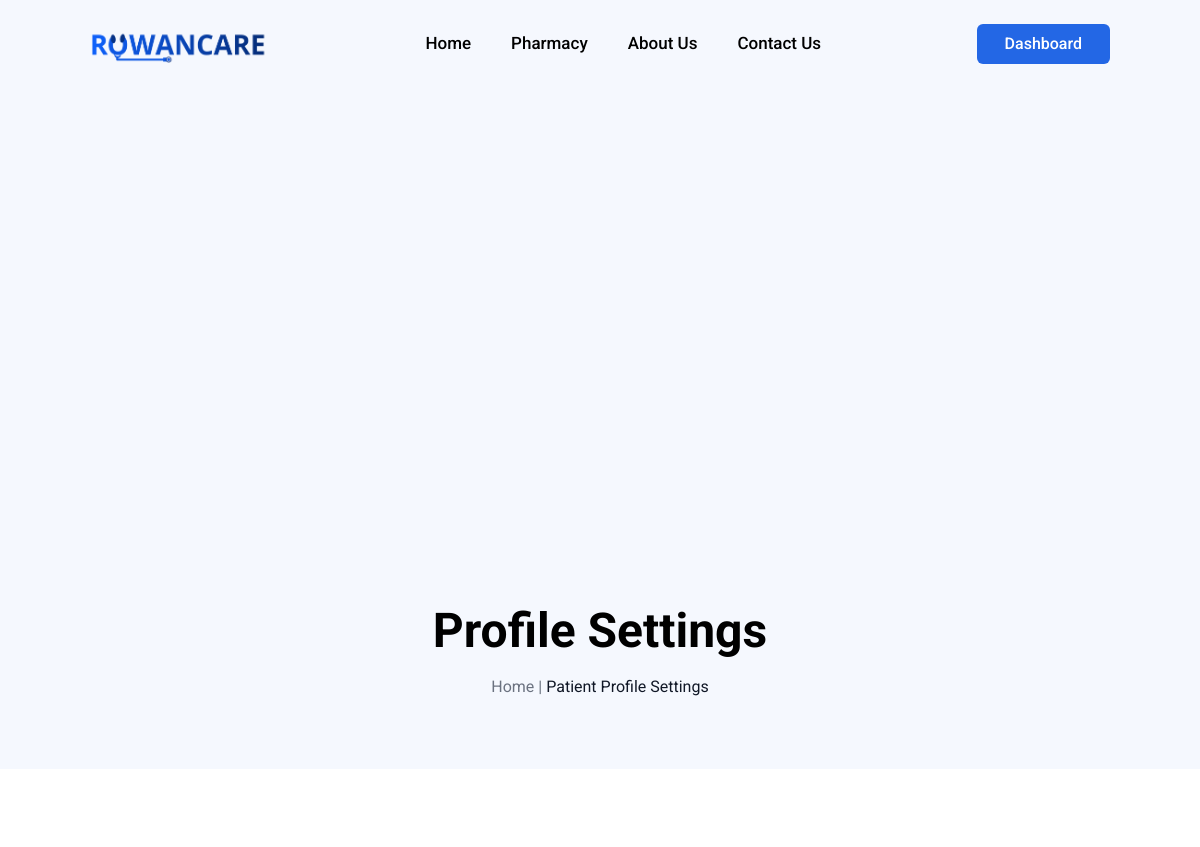
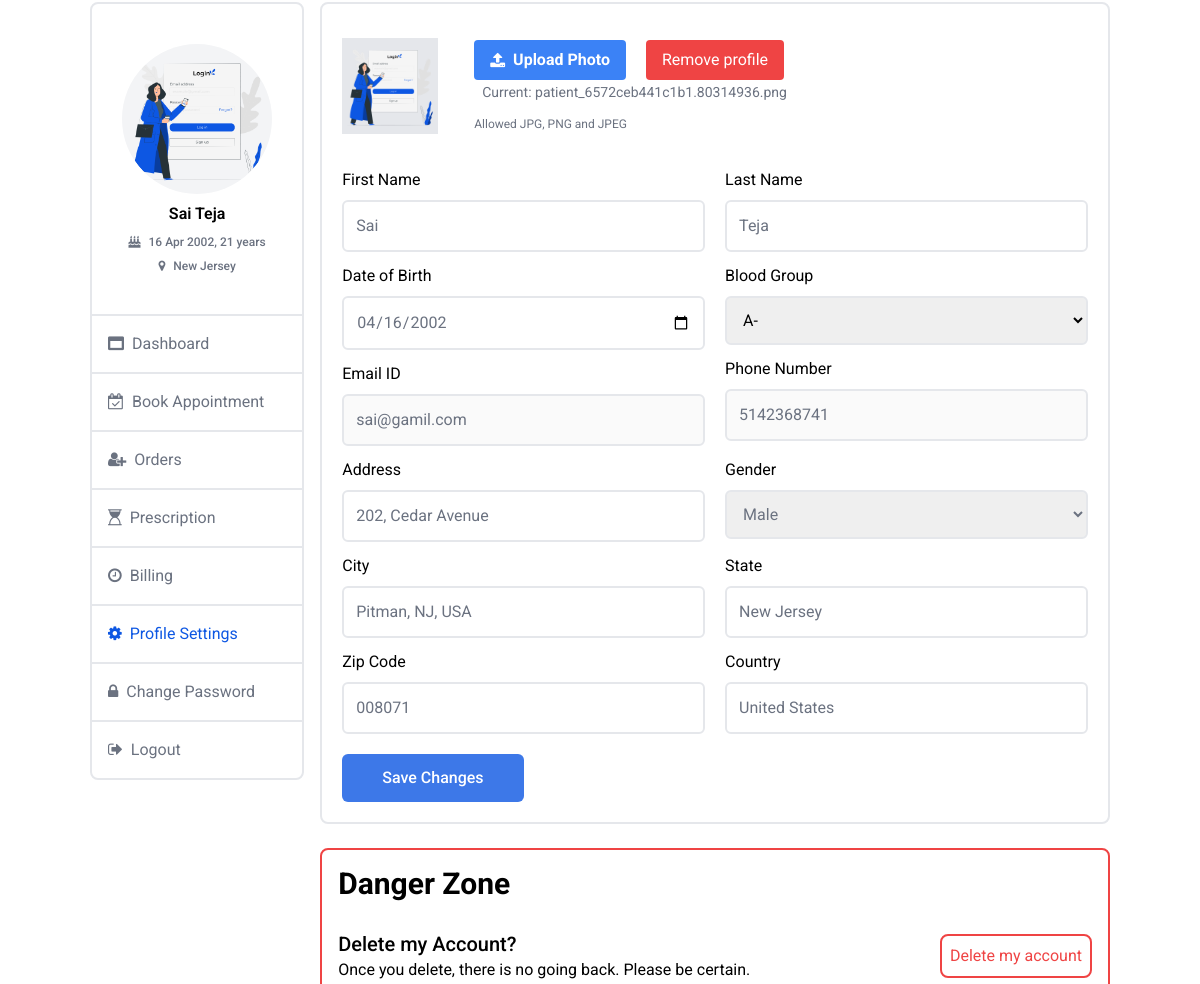
/patient-profile-settings.php (signed in), run on the app's committed database (2 pictures, top to bottom).
### tables this page shows
CREATE TABLE `patient_image_path` (
  `imageId` int NOT NULL AUTO_INCREMENT,
  `imagePath` varchar(225) DEFAULT NULL,
  `patientId` int NOT NULL,
  PRIMARY KEY (`imageId`),
  KEY `patientId` (`patientId`),
  CONSTRAINT `patient_image_path_ibfk_1` FOREIGN KEY (`patientId`) REFERENCES `patient` (`patientId`)
);

CREATE TABLE `patient` (
  `patientId` int NOT NULL AUTO_INCREMENT,
  `firstName` varchar(225) NOT NULL,
  `lastName` varchar(225) NOT NULL,
  `email` varchar(225) NOT NULL,
  `phoneNumber` varchar(20) NOT NULL,
  `dateOfBirth` date DEFAULT NULL,
  `gender` varchar(20) DEFAULT NULL,
  `bloodGroup` varchar(20) DEFAULT NULL,
  PRIMARY KEY (`patientId`)
);

CREATE TABLE `patient_address` (
  `addressId` int NOT NULL AUTO_INCREMENT,
  `city` varchar(50) DEFAULT NULL,
  `state` varchar(50) DEFAULT NULL,
  `country` varchar(50) DEFAULT NULL,
  `address` varchar(225) DEFAULT NULL,
  `zipcode` varchar(6) DEFAULT NULL,
  `patientId` int NOT NULL,
  PRIMARY KEY (`addressId`),
  KEY `patientId` (`patientId`),
  CONSTRAINT `patient_address_ibfk_1` FOREIGN KEY (`patientId`) REFERENCES `patient` (`patientId`)
);

### db_connection.php (called while the page is built, shortened)
<?php
function getUserData($conn, $userIdentifier, $userType)
{
    $sql = 'SELECT * FROM ' . $userType . " where email = ?";
    $stmt = $conn->prepare($sql);
    $stmt->bind_param("s", $userIdentifier);
    $stmt->execute();
    $result = $stmt->get_result();
    if ($result->num_rows > 0) {
        $userData = $result->fetch_assoc();
    } else {
        $userData = null;
    }
    return $userData;
}
function getAddress($conn, $userId, $userType)
{
    $sql = "SELECT * FROM $userType" . "_address" . " where $userType" . "Id" . " = ?";
    if ($stmt = $conn->prepare($sql)) {
        $stmt->bind_param("i", $userId);
        $stmt->execute();
        $result = $stmt->get_result()->fetch_assoc();
        return $result;
    }
    return [];
}
function getProfileImage($conn, $userId, $userType)
{
    $sql = "SELECT imagePath from $userType" . "_image_path" . " where $userType" . "Id" . " = ?";
    $stmt = $conn->prepare($sql);
    $stmt->bind_param("s", $userId);
    $stmt->execute();
    $results = $stmt->get_result()->fetch_assoc();
    return $results;
}

### components/getUserType.php (called while the page is built)
<?php
function getUserType()
{
    $urlPath = $_SERVER['REQUEST_URI'];
    $pathParts = explode("/", $urlPath);
    $desiredPath = "";
    foreach ($pathParts as $part) {
        if (strpos($part, 'doctor') !== false || strpos($part, 'patient') !== false) {
            $desiredPath = $part;
            break;
        }
    }
    $userType = "";
    $isLoading = true;
    if ($desiredPath !== "") {
        $userType = explode("-", $desiredPath)[0];
        $isLoading = false;
    } else {
        $isLoading = true;
    }
    return ["userType" => $userType, "isLoading" => $isLoading];
}

### patient-profile-settings.php (the view, shortened to what this page needs)
<?php
include 'db_connection.php';
require "constants/data.php";
require "components/getUserType.php";
require "components/functions.php";
$result = getUserType();
if (isset($_COOKIE['rowanCarepatient'])) {
    $userIdentifier = $_COOKIE['rowanCarepatient'];
    $userData = getUserData($conn, $userIdentifier, $result["userType"]);
    $profileImage = getProfileImage($conn, $userData['patientId'], userType: "patient");
    $patientAddress = getAddress($conn, $userData['patientId'], 'patient');
} else {
    header("Location: page-not-found.php");
    exit();
}
?>
<!DOCTYPE html>
<html lang="en">
<head>
    <?php
    require_once "components/header.php"
    ?>
</head>
<body>
    <?php
    require_once "components/navbar.php";
    ?>
    <?php
    require_once "components/banner.php";
    ?>
    <div class="w-[92%] md:w-[85%] mx-auto">
        <div class="grid grid-cols-1 md:grid-cols-9 my-20 gap-4">
            <?php
            require_once "components/dashboard-navigation.php";
            dashboardNavigation($conn, $userData, $patientDashboardNav, $color, $result['userType'], profileImage: $profileImage['imagePath'] ?? "");
            ?>
            <div class="col-span-9 md:col-span-7">
                <form class="border-2 rounded-lg px-5 py-5" id="patientProfileForm" method="POST" action="patient-profile-settings.php" enctype="multipart/form-data">
                    <?php
                    require_once 'components/uploadProfile.php';
                    uploadProfile($userData, name: "patient-file-upload", profileImage: $profileImage['imagePath'] ?? "");
                    ?>
                    <div class="grid grid-cols-1 md:grid-cols-2 gap-5">
                        <div class="col-span-1 space-y-3">
                            <?php
                            textInputField(data: $userData, label: "First Name", textType: "text", value: "firstName");
                            ?>
                        </div>
                        <div class="col-span-1 space-y-3">
                            <div class="flex flex-col gap-2">
                                <label for="bloodGroup">Blood Group</label>
                                <select class="outline-none p-3 rounded-md border-2" name="bloodGroup" id="bloodGroup">
                                    <option value="A-" <?php echo $userData['bloodGroup'] == 'A-' ? 'selected' : ''; ?>>A-
                                    </option>
                                </select>
                            </div>
                            <div class="flex flex-col gap-2">
                                <label for="phoneNumber">Phone Number</label>
                                <input class="outline-none p-3 text-gray-500     rounded-md border-2" type="tel" pattern="[0-9]{10}" title="Enter a 10-digit phone number" name="phoneNumber" placeholder="Enter your phone number" value="<?php echo $userData['phoneNumber']; ?>" disabled>
                            </div>
                        </div>
                    </div>
                    <div class="mt-3 mb-3 grid grid-cols-1 md:grid-cols-2 gap-5">
                        <div class="flex flex-col gap-2">
                            <label for="htmlFor">Gender</label>
                            <select class="outline-none p-3 rounded-md border-2 text-gray-500" name="gender" id="gender">
                                <option value="Male" <?php echo $userData['gender'] == "Male" ? "selected" : "" ?>>Male
                                </option>
                            </select>
                        </div>
                    </div>
                    <div class="grid grid-cols-1 md:grid-cols-2 gap-5">
                        <div class="col-span-1 space-y-3">
                            <div class="flex flex-col gap-2">
                                <label for="zipCode">Zip Code</label>
                                <input class="outline-none text-gray-500 p-3 rounded-md border-2" type="text" name="zipcode" id="zipCode" pattern="\d{6}" title="Please enter a 6-digit zip code" placeholder="Enter your area zip code" maxlength="6" minlength="6" value="<?php echo $patientAddress['zipcode'] ?? "" ?>">
                            </div>
                        </div>
                        <div class="col-span-1 space-y-3">
                        </div>
                    </div>
                    <div class="mt-5">
                        <button class="w-full md:w-fit disabled:opacity-50  text-center bg-[<?php echo $color['primary'] ?>]/80 hover:bg-[<?php echo $color['primary'] ?>] duration-500 text-white px-10 py-3 rounded-md outline-none border-none cursor-pointer flex items-center sm:w-fit justify-center font-medium" type="submit">Save Changes</button>
                    </div>
                </form>
                <div class="border-2 border-red-500 py-4 mt-6 rounded-lg px-4">
                    <h1 class="text-2xl md:text-3xl font-bold mb-7">Danger Zone</h1>
                    <div class="flex items-center justify-between">
                        <div>
                            <h2 class="text-xl font-medium">Delete my Account?</h2>
                            <p>Once you delete, there is no going back. Please be certain.</p>
                        </div>
                        <form action="providers/delete-my-account.php" method="POST">
                            <button class="text-red-500 bg-transparent border-2 border-red-500 hover:text-white hover:bg-red-500 duration-500 w-fit p-2 rounded-lg">Delete my account</button>
                        </form>
                    </div>
                </div>
            </div>
        </div>
    </div>
</body>
</html>

### components/dashboard-navigation.php (shortened to what this page needs)
<?php
function dashboardNavLink($color, $label, $icon, $path, $page)
{
    $activeStyle = $page === $path ? "text-[#0D57E3] " : "text-gray-500";
    echo '
    <a class="' . $activeStyle . ' p-4 cursor-pointer border-t-2 hover:text-[' . $color['primary'] . ']
     " href="' . $path . '"> <i class="fa ' . $icon . ' mr-1" aria-hidden="true"></i>
    ' . $label . '</a>
    ';
}
function dashboardNavigation($conn, $userData, $patientDashboardNav, $color, $userType, $profileImage)
{
    $page = basename($_SERVER['REQUEST_URI']);
    $address = getAddress($conn, $userData[$userType . "Id"], $userType);
?>
    <div class="h-fit col-span-9 md:col-span-2 bg-white border-2 rounded-lg">
        <div class="flex w-full items-center justify-center py-10 flex-col space-y-2">
            <div class="bg-gray-100 w-[150px] h-[150px] overflow-hidden rounded-full flex items-center justify-center">
                <?php if (!empty($profileImage ?? "")) : ?>
                    <div class="w-[150px] h-[150px] rounded-full overflow-hidden flex items-center">
                        <img class="w-full h-full object-cover rounded-full" src="<?php echo $profileImage; ?>" alt="Profile Image">
                    </div>
                <?php endif; ?>
            </div>
            <?php
            if ($userType === 'patient') {
            ?>
                <h2 class="font-semibold">
                    <?php echo $userData['firstName'] . " " . $userData['lastName'] ?>
                </h2>
            <?php } else if ($userType === 'doctor') { ?>
                <h2 class="font-semibold">
                    <?php echo "Dr. " . $userData['firstName'] . " " . $userData['lastName'] ?>
                </h2>
            <?php } ?>
            <?php if ($userType === "patient"  && !empty($userData['dateOfBirth'] ?? "" && !empty($address['state']))) {
                $res = explode("-", $userData['dateOfBirth']);
                $dob = date('d M Y', strtotime(implode("-", array_reverse($res))));
                $dateOfBirth = new DateTime($userData['dateOfBirth']);
                $today = new DateTime('today');
                $age = $dateOfBirth->diff($today)->y;
            ?>
                <div class="flex flex-col items-center justify-center gap-2">
                    <div class="flex items-center gap-2">
                        <i class="fa fa-birthday-cake text-gray-500 text-xs" aria-hidden="true"></i>
                        <p class="text-gray-500 text-xs font-medium"><?php echo $dob . ", " . $age . " years" ?></p>
                    </div>
                    <div class="flex items-center gap-2">
                        <i class="fa fa-map-marker text-gray-500 text-xs" aria-hidden="true"></i>
                        <p class="text-gray-500 text-xs font-medium"><?php echo $address['state'] ?></p>
                    </div>
                </div>
            <?php } elseif ($userType === "doctor" && !empty($sp['specialization'])) {
            ?>
                <p class="text-xs text-gray-500"><?php echo $sp['specialization'] ?></p>
            <?php } else { ?>
                <p class="bg-red-200 text-xs text-red-500 w-[80%] py-1 rounded-lg text-center">Please update your profile.</p>
            <?php } ?>
        </div>
        <div class="flex flex-col">
            <?php
            foreach ($patientDashboardNav as $menu) {
                dashboardNavLink(color: $color, label: $menu['label'], icon: $menu['icon'], path: $menu['path'], page: $page);
            }
            ?>
        </div>
    </div>
<?php
}
?>

### components/uploadProfile.php (shortened to what this page needs)
<?php function uploadProfile($userData, $name, $profileImage)
{ ?>
    <div class="flex items-center gap-5 mb-5">
        <div class="w-24 h-24 bg-gray-200 overflow-hidden">
            <?php if (!empty($profileImage)) : ?>
                <img class="w-full object-cover" src="<?php echo $profileImage; ?>" alt="Profile Image">
            <?php endif; ?>
        </div>
        <div>
            <div class="p-4">
                <div class="flex flex-col md:flex-row md:items-center gap-5">
                    <div>
                        <label for="<?php echo $name ?>" class="flex items-center justify-center cursor-pointer bg-blue-500 hover:bg-blue-700 duration-500 text-white font-bold py-2 px-4 rounded">
                            <i class="fa fa-upload mr-2"></i>
                            <span>Upload Photo</span>
                        </label>
                    </div>
                    <?php if (!empty(basename($profileImage ?? ""))) : ?>
                        <div>
                            <button type="button" id="removeProfileBtn" class="bg-red-500 text-white text-center py-2 px-4 rounded w-full">Remove profile</button>
                        </div>
                    <?php endif; ?>
                </div>
                <?php if (!empty($profileImage)) : ?>
                    <span id="file-name" class="ml-2 text-sm text-gray-500 mt-2">Current:
                        <?php echo basename($profileImage); ?>
                    </span>
                <?php else : ?>
                    <span id="file-name" class="ml-2 text-sm text-gray-500 mt-2"></span>
                <?php endif; ?>
                <p class="text-xs text-gray-500 mt-3">Allowed JPG, PNG and JPEG</p>
            </div>
        </div>
    </div>
<?php } ?>

### components/functions.php (shortened to what this page needs)
<?php
function textInputField($data, $label, $textType, $value, $disabled = null)
{
    $inputValue = is_array($data) && isset($data[$value]) ? $data[$value] : '';
    echo '
    <div class="flex flex-col gap-2">
        <label for="htmlFor">' . htmlspecialchars($label) . '</label>
        <input class="outline-none p-3 text-gray-500 rounded-md border-2" type="' . htmlspecialchars($textType) . '"
            name="' . htmlspecialchars($value) . '" placeholder="Enter Your ' . htmlspecialchars($label) . '" value="' . htmlspecialchars($inputValue) .
        '" ' . $disabled . ' required >
    </div>
    ';
}
?>

### components/header.php (style rules this page uses)
body { font-family: 'Poppins', sans-serif; font-family: 'Roboto', sans-serif; }

### data on the page
patient_image_path: imagePath (picture), imagePath "patient_6572ceb441c1b1.80314936.png"
patient: firstName "Sai", lastName "Teja", dateOfBirth "16 Apr 2002", dateOfBirth "21", dateOfBirth "04/16/2002", email "sai@gamil.com", bloodGroup "A-", phoneNumber "5142368741", gender "Male"
patient_address: state "New Jersey", address "202, Cedar Avenue", city "Pitman, NJ, USA", zipcode "008071", country "United States"

### other printed values
$title "Profile Settings"
$path "Patient Profile Settings"
$label "Dashboard"
$label "Book Appointment"
$label "Orders"
$label "Prescription"
$label "Billing"
$label "Profile Settings"
$label "Change Password"
$label "Logout"
$label "First Name Date of Birth Email ID Last Name Address City State Country"
